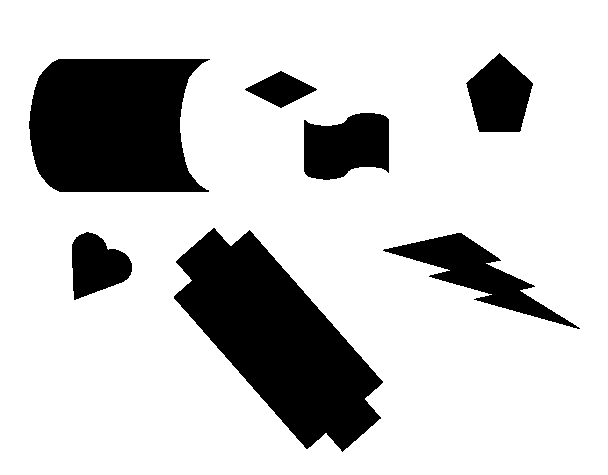
%> input picture Examples/forms.bmp, 608 x 475 px
$ octave Bex_ellipses.m   (GNU Octave 9; MATLAB toolbox functions it lacks are replaced by stand-ins)
%> lines starting %> are read from the running program, lines starting %| are printed output that depends on the picture; in (x1, y1, x2, y2) boxes, pixels count from 0 and x2, y2 are one past the last pixel; in counts of white or black regions, pixels touching at a corner belong together; the program's own positions count from 1
### FeatureExtraction/Bfx_geo.m
% [X,Xn] = Bfx_geo(R,options)
% [X,Xn] = Bfx_geo(L,options)
%
% Toolbox: Balu
%
%    Gemteric feature extraction.
%
%    This function calls gemetric feature extraction procedures of binary
%    image R or labelled image L.
%
%    X is the feature matrix (one feature per column, one sample per row),
%    Xn is the list with the names of these features (see Example
%    to see how it works).
%
%   Example 1: Extraction of one region image
%      b(1).name = 'hugeo';       b(1).options.show=1;         % Hu moments
%      b(2).name = 'flusser';     b(2).options.show=1;         % Flusser moments
%      b(3).name = 'fourierdes';  b(3).options.show=1;         % Fourier
%                                 b(3).options.Nfourierdes=12; % descriptors
%      options.b = b;
%      I = imread('testimg1.jpg');                             % input image
%      R = Bim_segbalu(I);                                     % segmentation
%      [X,Xn] = Bfx_geo(R,options);                            % geometric features
%      Bio_printfeatures(X,Xn)
%
%   Example 2: Extraction of multiple regions image
%      b(1).name = 'hugeo';       b(1).options.show=1;         % Hu moments
%      b(2).name = 'basicgeo';    b(2).options.show=1;         % basic geometric fetaures
%      b(3).name = 'fourierdes';  b(3).options.show=1;         % Fourier
%                                 b(3).options.Nfourierdes=12; % descriptors
%      options.b = b;
%      I = imread('rice.png');                                 % input image
%      [R,m] = Bim_segmowgli(I,ones(size(I)),40,1.5);          % segmentation
%      [X,Xn] = Bfx_geo(R,options);                            % geometric features
%      figure; hist(X(:,12));xlabel([Xn(12,:)])                % area histogramm
%      ii = find(abs(X(:,20))<15);                             % rice orientation
%      K = zeros(size(R));                                     % between -15 and 15 grad
%      for i=1:length(ii);K=or(K,R==ii(i));end
%      figure; imshow(K);title('abs(orientation)<15 grad')
%
%   See also Bfx_basicgeo, Bfx_hugeo, Bfx_flusser, Bfx_gupta,
%            Bfx_fitellipse, Bfx_fourierdes, Bfx_files.
%
% (c) D.Mery, PUC-DCC, 2010
% http://dmery.ing.puc.cl

function [X,Xn] = Bfx_geo(R,options)


if isempty(R)
    error('Bfx_geo: R is empty. Geometric features without segmentation has no sense.');
else
    b = options.b;
    n = length(b);
    m = int16(max(R(:)));
    X = [];
    for j=1:m
        Rj = R==j;
        Xj = [];
        Xnj = [];
        for i=1:n
            s = b(i).name;
            if sum(s(1:3)=='Bfx')~=3
                s = ['Bfx_' s];
            end
            if  ~exist(s,'file')
                error(sprintf('Bfx_geo: function %s does not exist.',b(i).name))
            end

            [Xi,Xni] = feval(s,Rj,b(i).options);
            Xj = [Xj Xi];
            Xnj = [Xnj; Xni];
        end
        X = [X;Xj];
    end
    Xn = Xnj;
end

### InputOutput/Bio_statusbar.m
%Display a status/progress bar and inform about the elapsed
%as well as the remaining time (linear estimation).
%
%Synopsis:
%
%  f = Bio_statusbar
%      Get all status/progress bar handles.
%
%  f = Bio_statusbar(title)
%      Create a new status/progress bar. If title is an empty
%      string, the default 'Progress ...' will be used.
%
%  f = Bio_statusbar(title,f)
%      Reset an existing status/progress bar or create a new
%      if the handle became invalid.
%
%  f = Bio_statusbar(done,f)
%      For 0 < done < 1, update the progress bar and the elap-
%      sed time. Estimate the remaining time until completion.
%      On user abort, return an empty handle.
%
%  v = Bio_statusbar('on')
%  v = Bio_statusbar('off')
%      Set default visibility for new statusbars and return
%      the previous setting.
%
%  v = Bio_statusbar('on',f)
%  v = Bio_statusbar('off',f)
%      Show or hide an existing statusbar and return the last
%      visibility setting.
%
%  delete(Bio_statusbar)
%      Remove all status/progress bars.
%
%  drawnow
%      Refresh all GUI windows.
%
% Example:
%     f=Bio_statusbar('Wait some seconds ...');
%     for p=0:0.01:1
%        pause(0.2);
%        if isempty(Bio_statusbar(p,f))
%           break;
%        end
%     end
%     if ishandle(f)
%        delete(f);
%     end
%
% Copyright (c) 2004, Marcel Leutenegger
% All rights reserved.
%
% Redistribution and use in source and binary forms, with or without
% modification, are permitted provided that the following conditions are
% met:
%
%     * Redistributions of source code must retain the above copyright
%       notice, this list of conditions and the following disclaimer.
%     * Redistributions in binary form must reproduce the above copyright
%       notice, this list of conditions and the following disclaimer in
%       the documentation and/or other materials provided with the distribution
%     * Neither the name of the Ecole Polytechnique F??d??rale de Lausanne,
%       Laboratoire d'Optique Biom??dicale nor the names
%       of its contributors may be used to endorse or promote products derived
%       from this software without specific prior written permission.
%
% THIS SOFTWARE IS PROVIDED BY THE COPYRIGHT HOLDERS AND CONTRIBUTORS "AS IS"
% AND ANY EXPRESS OR IMPLIED WARRANTIES, INCLUDING, BUT NOT LIMITED TO, THE
% IMPLIED WARRANTIES OF MERCHANTABILITY AND FITNESS FOR A PARTICULAR PURPOSE
% ARE DISCLAIMED. IN NO EVENT SHALL THE COPYRIGHT OWNER OR CONTRIBUTORS BE
% LIABLE FOR ANY DIRECT, INDIRECT, INCIDENTAL, SPECIAL, EXEMPLARY, OR
% CONSEQUENTIAL DAMAGES (INCLUDING, BUT NOT LIMITED TO, PROCUREMENT OF
% SUBSTITUTE GOODS OR SERVICES; LOSS OF USE, DATA, OR PROFITS; OR BUSINESS
% INTERRUPTION) HOWEVER CAUSED AND ON ANY THEORY OF LIABILITY, WHETHER IN
% CONTRACT, STRICT LIABILITY, OR TORT (INCLUDING NEGLIGENCE OR OTHERWISE)
% ARISING IN ANY WAY OUT OF THE USE OF THIS SOFTWARE, EVEN IF ADVISED OF THE
% POSSIBILITY OF SUCH DAMAGE.

function f=Bio_statusbar(p,f)
persistent visible;
%vr2014b = strcmp(version('-release'),'2014b');
vr_new  = versionyear()>=2014;

if nargin < nargout           % get handles
    o='ShowHiddenHandles';
    t=get(0,o);
    set(0,o,'on');
    f=findobj(get(0,'Children'),'flat','Tag','StatusBar');
    set(0,o,t);
    return;
end
curtime=86400*now;
if vr_new
    tt = nargin == 2 && isa(check(f),'matlab.ui.Figure');
else
    tt = nargin == 2 && check(f);
end
if nargin & ischar(p)
    if isequal(p,'on') | isequal(p,'off')
        if nargin == 2
            if check(f)             % show/hide
                v=get(f,'Visible');
                set(f,'Visible',p);
            end
        else
            v=visible;
            visible=p;              % default
            if ~strcmp(v,'off')
                v='on';
            end
        end
        if nargout
            f=v;
        end
    else
        if nargin == 2 & check(f)  % reset
            modify(f,'Line','XData',[4 4 4]);
            modify(f,'Rect','Position',[4 54 0.1 22]);
            modify(f,'Done','String','0');
            modify(f,'Time','String','0:00:00');
            modify(f,'Task','String','0:00:00');
        else
            f=create(visible);      % create
        end
        if p
            set(f,'Name',p);
        end
        set(f,'CloseRequestFcn','set(gcbo,''UserData'',-abs(get(gcbo,''UserData'')));','UserData',[curtime curtime 0]);
    end
    drawnow;
elseif tt % update
    t=get(f,'UserData');
    if any(t < 0)              % confirm
        if p >= 1 | isequal(questdlg({'Are you sure to stop the execution now?',''},'Abort requested','Stop','Resume','Resume'),'Stop')
            delete(f);
            f=[];                % interrupt
            return;
        end
        t=abs(t);
        set(f,'UserData',t);    % continue
    end
    p=min(1,max([0 p]));
    %
    % Refresh display if
    %
    %  1. still computing
    %  2. computation just finished
    %    or
    %     more than a second passed since last refresh
    %    or
    %     more than 0.4% computed since last refresh
    %
    if any(t) & (p >= 1 | curtime-t(2) > 1 | p-t(3) > 0.004)
        set(f,'UserData',[t(1) curtime p]);
        t=round(curtime-t(1));
        h=floor(t/60);
        modify(f,'Line','XData',[4 4+248*p 4+248*p]);
        modify(f,'Rect','Position',[4 54 max(0.1,248*p) 22]);
        modify(f,'Done','String',sprintf('%u',floor(p*100+0.5)));
        modify(f,'Time','String',sprintf('%u:%02u:%02u',[floor(h/60);mod(h,60);mod(t,60)]));
        if p > 0.05 | t > 60
            t=ceil(t/p-t);
            if t < 1e7
                h=floor(t/60);
                modify(f,'Task','String',sprintf('%u:%02u:%02u',[floor(h/60);mod(h,60);mod(t,60)]));
            end
        end
        if p == 1
            set(f,'CloseRequestFcn','delete(gcbo);','UserData',[]);
        end
        drawnow;
    end
end
if ~nargout
    clear;
end


%Check if a given handle is a progress bar.
%
% [18 lines left out: function check, not called in this run]

%Create the progress bar.
%
% [33 lines left out: function create, not called in this run]


%Modify an object property.
%
function modify(f,t,p,v)
set(findobj(f,'Tag',t),p,v);

function y = versionyear()
st = version('-release');
y  = str2num(st(1:4)); %#ok<ST2NM>

### Miscellaneous/clb.m
% clb
%
% Toolbox: Balu
%    Close all windows.
%
% D.Mery, PUC-DCC, Apr. 2008-2019
% http://dmery.ing.puc.cl

delete(Bio_statusbar)
close all

### Miscellaneous/clt.m
% clt
%
% Toolbox: Balu
%    Clear all variables and close all windows.
%
% D.Mery, PUC-DCC, Apr. 2008-2019
% http://dmery.ing.puc.cl


clearvars
clb
disp('All windows closed & all variables deleted.')
drawnow

### Examples/Bex_ellipses.m
% Bex_ellipses
%
% Toolbox: Balu
%    Example 1: Ellipse estimation of regions.
%    Example 2: Selection of rices according to orientation and size.
%
% (c) GRIMA-DCCUC, 2011
% http://grima.ing.puc.cl

clt
b(1).name = 'fitellipse';    b(1).options.show=0;  % ellipse fetaures
op.b = b;

e = input('Forms = 1, Rices = 2? ');
%> the answer given: 1

if e==1
    % Input Image
    I = imread('forms.bmp');
%> I: size 475x608 logical; 78.9% white; 7 black regions, largest, box (x1, y1, x2, y2) and area: (174, 228, 383, 452) 23209, (29, 59, 210, 192) 20054, (383, 233, 580, 329) 5263

    % Segmentation
    J = imdilate(not(I),ones(3,3));
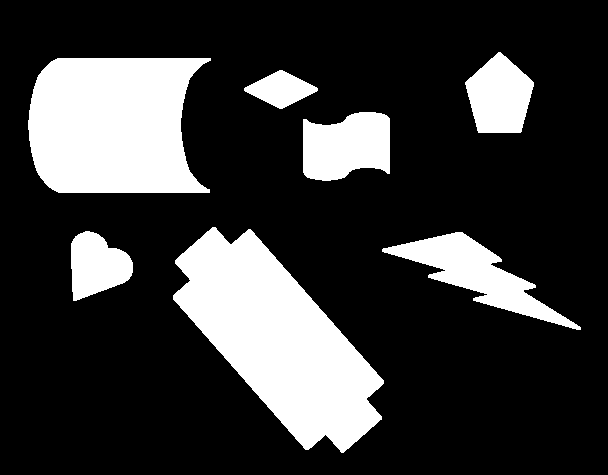
%> J: size 475x608 logical; 22.3% white; 7 white regions, largest, box (x1, y1, x2, y2) and area: (173, 227, 384, 453) 24206, (28, 58, 211, 193) 20744, (382, 232, 581, 330) 5983
    figure(1)
    clf
    imshow(J);
    hold on
    [L,n] = bwlabel(J,4);
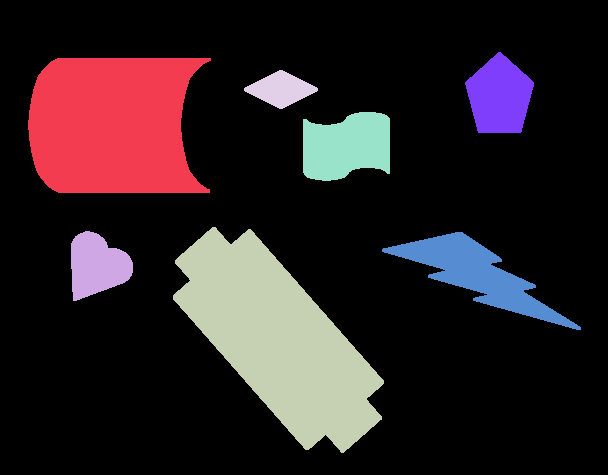
%> L: size 475x608 double; 8 distinct labels, from 0 to 7; one colour per label, 0 black
%> n = 7

    % Feature extraction
    [X,Xn] = Bfx_geo(L,op);
%> the loop in Bfx_geo, `for j=1:m` made 1 pass
%> pass 1, in Bfx_geo, `Rj = R==j;`:
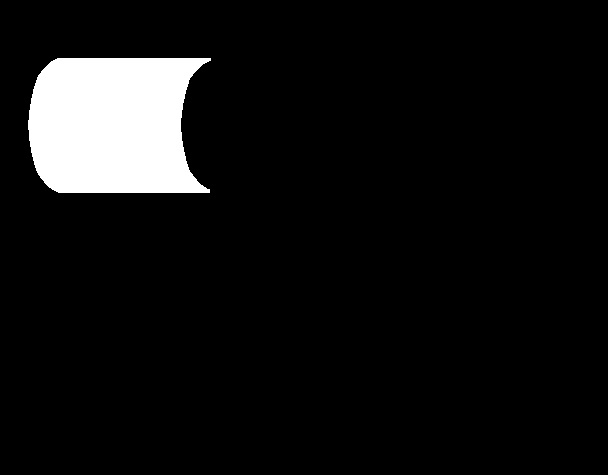
%> Rj: size 475x608 logical; 7.2% white; 1 white region, box (x1, y1, x2, y2) and area: (28, 58, 211, 193) 20744
%> the run ends on the next line

$ run again, with Examples/123.bmp copied over Examples/forms.bmp
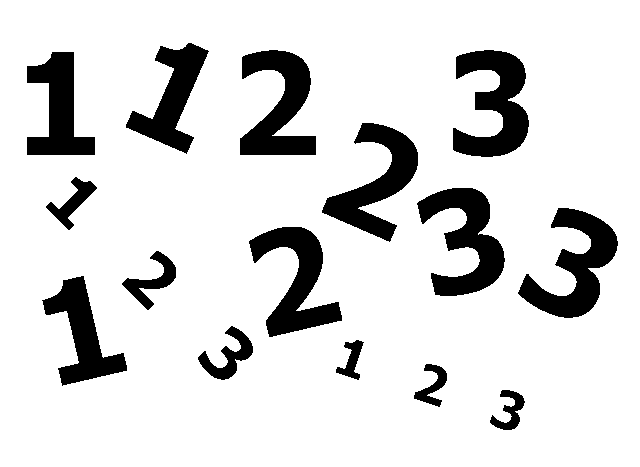
%> input picture Examples/123.bmp, 640 x 467 px
%> I: size 467x640 logical; 85.8% white; 15 black regions, largest, box (x1, y1, x2, y2) and area: (453, 50, 529, 157) 4592, (518, 208, 618, 318) 4591, (417, 188, 505, 296) 4552
%> J: size 467x640 logical; 16.3% white; 15 white regions, largest, box (x1, y1, x2, y2) and area: (517, 207, 619, 319) 5218, (452, 49, 530, 158) 5178, (416, 187, 506, 297) 5164
%> `[L,n] = bwlabel(J,4);`:
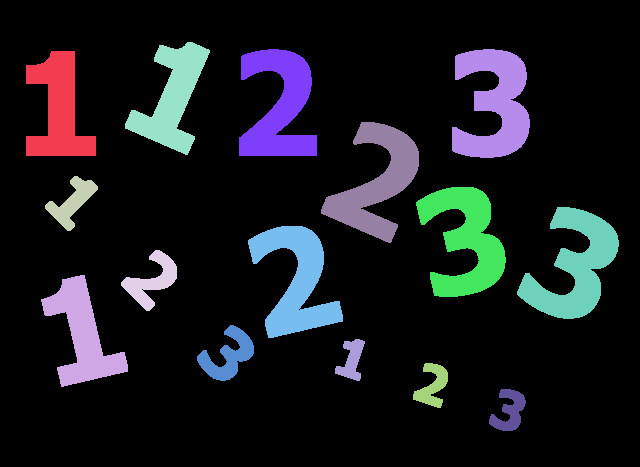
%> L: size 467x640 double; 16 distinct labels, from 0 to 15; one colour per label, 0 black
%> n = 15
%> the loop in Bfx_geo, `for j=1:m` made 1 pass
%> pass 1, in Bfx_geo, `Rj = R==j;`:
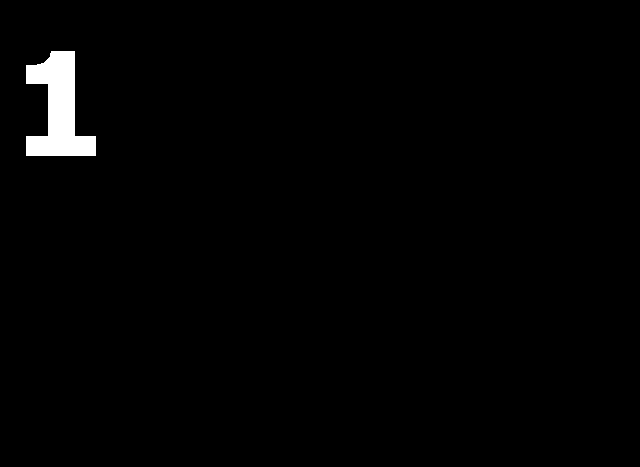
%> Rj: size 467x640 logical; 1.4% white; 1 white region, box (x1, y1, x2, y2) and area: (26, 51, 96, 156) 4126
